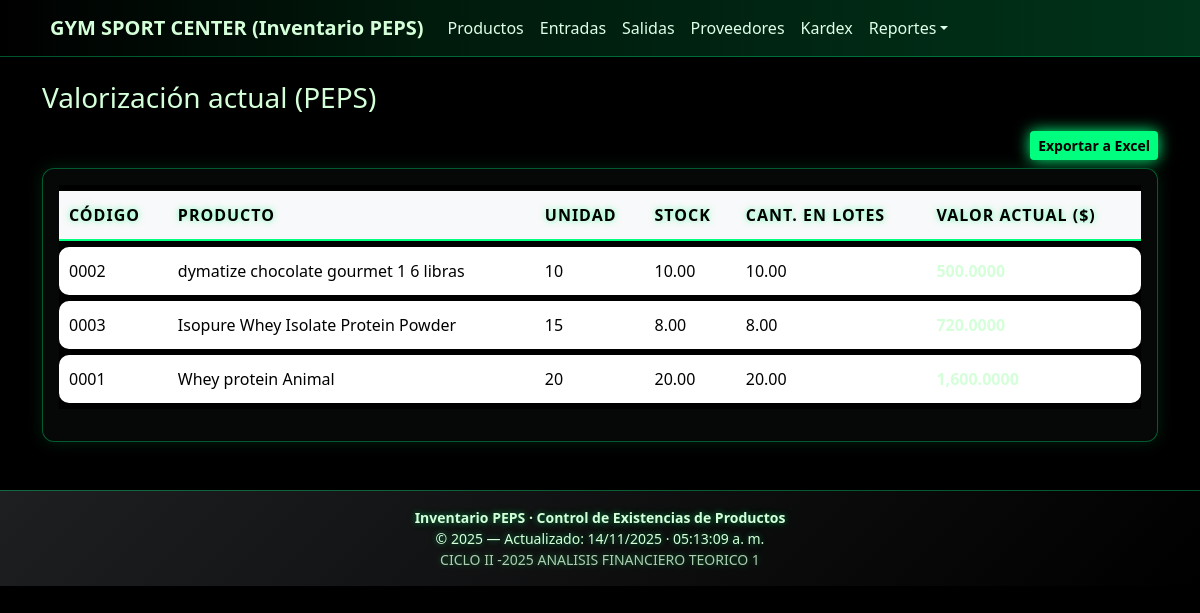
Before: /index.php?controller=reportes&action=valorizacion with the older database file.
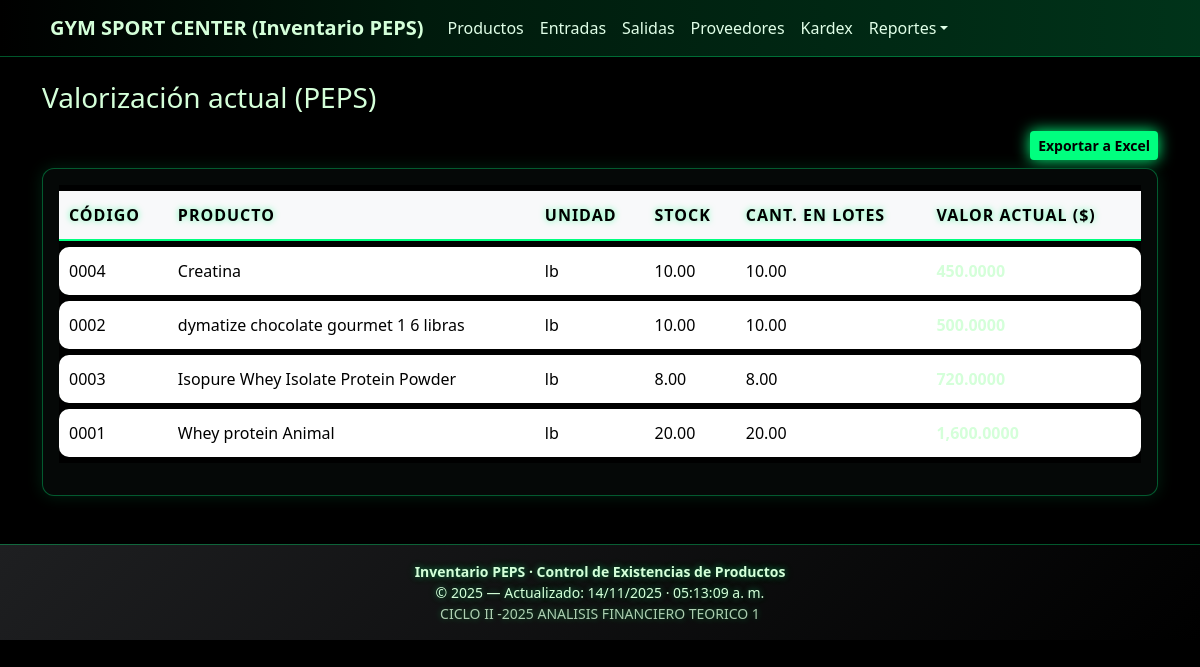
After: the same page with the newer database file.
### tables this page shows
CREATE TABLE `productos` (
  `id` int(11) NOT NULL,
  `codigo` varchar(50) DEFAULT NULL,
  `nombre` varchar(120) NOT NULL,
  `unidad` varchar(20) DEFAULT 'unidad',
  `stock` decimal(12,2) NOT NULL DEFAULT 0.00,
  `creado_en` timestamp NOT NULL DEFAULT current_timestamp(),
  `imagen` varchar(255) DEFAULT NULL
);

### app/core/controller.php (called while the page is built, shortened)
<?php
class Controller {
  protected function view($view, $data = []) {
    extract($data);
    require __DIR__ . '/../views/layout/header.php';
    require __DIR__ . '/../views/' . $view . '.php';
    require __DIR__ . '/../views/layout/footer.php';
  }
}

### app/controllers/ReportesController.php (called while the page is built, shortened)
<?php
require_once __DIR__ . '/../core/Controller.php';
require_once __DIR__ . '/../models/Movimiento.php';
class ReportesController extends Controller {
  public function valorizacion() {
    $resumen = Movimiento::valorizacionActual();
    $this->view('reportes/valorizacion', compact('resumen'));
  }
}

### index.php (called while the page is built, shortened)
<?php
require_once __DIR__ . '/app/core/controller.php';
$action = $_GET['action'] ?? 'index';
$controller = new $controllerClass();
$controller->$action();

### app/models/Movimiento.php (called while the page is built, shortened)
<?php
class Movimiento {
  public static function valorizacionActual() {
    $pdo = Database::getInstance();
    $sql = "
      SELECT
        p.id     AS producto_id,
        p.codigo,
        p.nombre,
        p.unidad,
        p.stock,
        SUM(l.cantidad_disponible * l.costo_unitario) AS valor_actual,
        SUM(l.cantidad_disponible)                    AS cant_disponible
      FROM productos p
      LEFT JOIN lotes l ON l.producto_id = p.id
      GROUP BY
        p.id, p.codigo, p.nombre, p.unidad, p.stock
      ORDER BY p.nombre ASC
    ";
    return $pdo->query($sql)->fetchAll();
  }
}

### app/views/reportes/valorizacion.php (the view)
<h3 class="mb-3">Valorización actual (PEPS)</h3>
<div class="d-flex justify-content-end mb-2">
  <form method="post" action="index.php?controller=reportes&action=valorizacion_xls">
    <button class="btn btn-success btn-sm">Exportar a Excel</button>
  </form>
</div>
<div class="card shadow-sm">
  <div class="card-body table-responsive">
    <table class="table table-hover align-middle">
      <thead class="table-light">
        <tr>
          <th>Código</th><th>Producto</th><th>Unidad</th><th>Stock</th><th>Cant. en lotes</th><th>Valor actual ($)</th>
        </tr>
      </thead>
      <tbody>
        <?php foreach ($resumen as $r): ?>
          <tr>
            <td><?php echo htmlspecialchars($r['codigo']); ?></td>
            <td><?php echo htmlspecialchars($r['nombre']); ?></td>
            <td><?php echo htmlspecialchars($r['unidad']); ?></td>
            <td><?php echo number_format($r['stock'],2); ?></td>
            <td><?php echo number_format($r['cant_disponible'] ?? 0,2); ?></td>
            <td><strong><?php echo number_format($r['valor_actual'] ?? 0,4); ?></strong></td>
          </tr>
        <?php endforeach; ?>
      </tbody>
    </table>
  </div>
</div>

Changed rows visible on the page:
added productos: codigo "0004", nombre "Creatina", unidad "lb", stock "10.00", cant_disponible "10.00"
changed productos "dymatize chocolate gourmet 1 6 libras": unidad "10" → "lb"
changed productos "Isopure Whey Isolate Protein Powder": unidad "15" → "lb"
changed productos "Whey protein Animal": unidad "20" → "lb"
